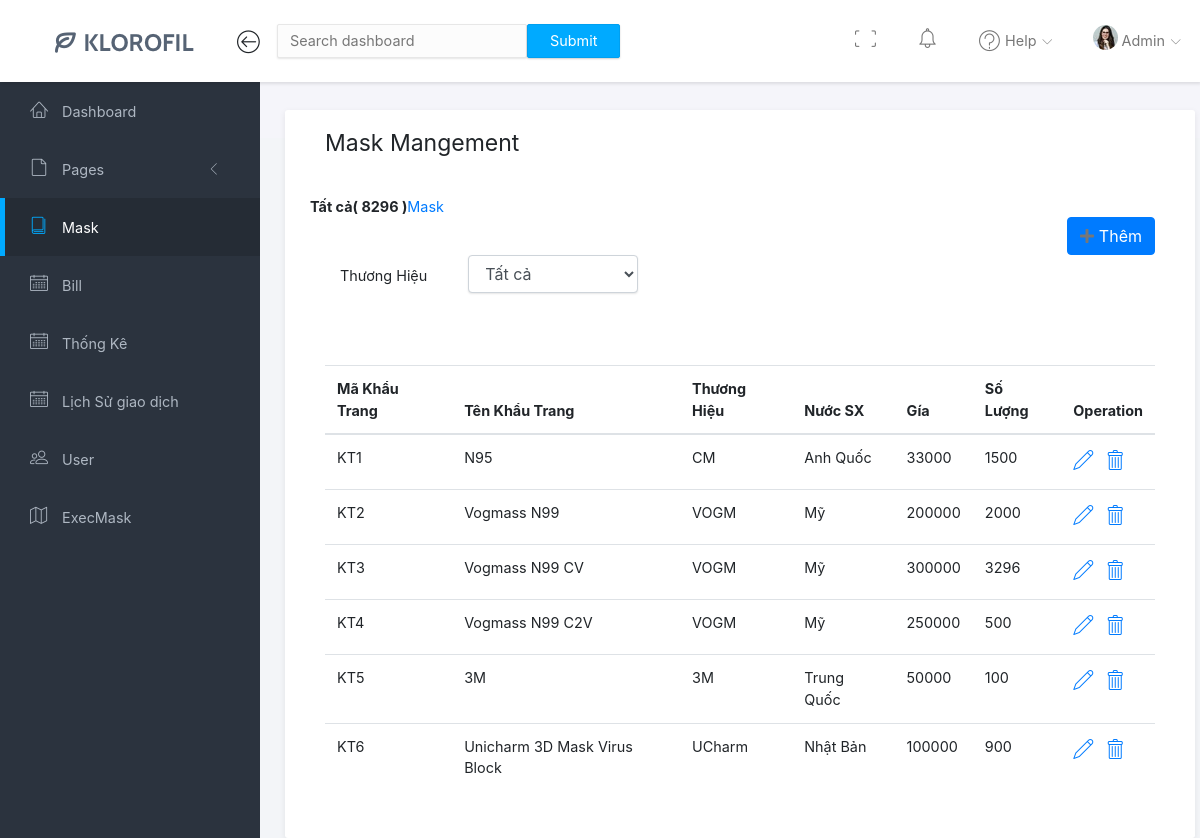
/Home/kt.php (signed in), run on the app's committed database.
### tables this page shows
CREATE TABLE `khautrang` (
  `KhauTrangID` varchar(10) NOT NULL,
  `TenKhauTrang` varchar(100) NOT NULL DEFAULT 'Chưa có tên',
  `HieuKhauTrangID` varchar(10) NOT NULL,
  `NUOCSX` varchar(255) DEFAULT NULL,
  `Gia` float NOT NULL DEFAULT 0,
  `SoLuong` int(11) NOT NULL DEFAULT 0
);

### Home/kt.php (the view, shortened to what this page needs)
<?php
include("navbar.php");
?>
    <?php
include("sidebar.php");
?>
 <?php
 function fill_kt(){
    global $conn;
    $sql="SELECT *FROM khautrang";
    $query=mysqli_query($conn,$sql);
 while($row=mysqli_fetch_array($query)){
    echo "<tr>";
    echo '<td>' . $row['KhauTrangID'] . '</td>';
    echo '<td>'. $row['TenKhauTrang'] . '</td>';
    echo '<td>'. $row['HieuKhauTrangID'] . '</td>';
    echo '<td >' . $row['NUOCSX'] . '</td>';
    echo '<td >' . $row['Gia'] . '</td>';
    echo '<td>' . $row['SoLuong'] . '</td>';
    echo '<td><b style="font-size:20px"><a href="EditUs.php?id=' . $row['KhauTrangID'] . ' "  ><i class="lnr lnr-pencil"></i></a></b>
            <b style="font-size:20px; margin-left:12%"><a  href="deleteUs.php?id=' . $row['KhauTrangID'] . '"   ><i class="lnr lnr-trash"></i></a></b></td>';
    echo "</tr> ";
};
 }
 ?>
        <div class="main">
            <div class="main-content">
                <div class="container-fluid">
                    <div class="panel">
                        <div class="panel-head">
                            <h3 class="home-page">
                                Mask Mangement
                            </h3>
                        </div>
                        <div class="panel-body">
                            <div class="row">
                                <div class="col">
                                <div class="TongQ">
                                    <b>Tất cả( <?php
                                                  global $conn;
                                                  $sql="SELECT SUM(SoLuong)from khautrang";
                                                  $mysql=mysqli_query($conn,$sql);
                                                  $sl=mysqli_fetch_array($mysql);
                                                 echo $sl[0];
                                              ?>   )</b><a href="">Mask</a>
                                </div>
                                <div class="col-7 d-flex justify-content-end align-items-center" style="margin-left:auto" >
                                    <button class="btn btn-primary " data-toggle="modal" data-target="#myModal" name="btnGui">
                                    <i class="fa fa-plus" aria-hidden="true"></i> Thêm
                                </div>
                                <div class="rowmask">
                                <div class="form-group row"  method="post">
                                      <label  class="col-sm-2 col-form-label">Thương Hiệu</label>
                                      <div class="hkt" >
                                         <select id="HieuKhauTrang1"  class="form-control" name="HieuKhauTrang1" method="post" >
                                              <option value="" >Tất cả</option>
                                          </select>
                                      </div>
                                </div>
                                <div class="form-group row"  method="post">
                                      <div class="table table-hover" id="khautrang" name="khautrang">
                                            <table   style='width:inherit; margin-top:50px'>
                                                <thead >
                                                    <tr>
                                                            <th >Mã Khẩu Trang</th>
                                                            <th>Tên Khẩu Trang</th>
                                                            <th>Thương Hiệu</th>
                                                            <th>Nước SX</th>
                                                            <th>Gía </th>
                                                            <th>Số Lượng</th>
                                                            <th>Operation</th>
                                                        </tr>
                                                    </thead>
                                                    <tbody id="kt" method="post">
                                                        <?php
                                                        fill_kt();
                                                        ?>
                                                    </tbody>
                                            </table>
                                        </div>
                                 </div>
                            </div>
                        </div>
                    </div>
                </div>
            </div>
            </body>
            </html>

### css/all.css (style rules this page uses)
.fa-plus:before { content: "\f067"; }

### css/style.css (style rules this page uses)
* { margin: 0px; padding: 0px; }
body { height: 100%; width: 100%; position: absolute; font-family: "Source Sans Pro", sans-serif; font-size: 0.9rem !important; color: #676a6d; line-height: 1.42857143; background-color: #F3F5F8 !important; }
.form-group { margin-bottom: 15px; width: 100%; display: inline-table; }
.form-control { border-radius: 2px; border-color: #eaeaea; background-color: #fcfcfc; box-shadow: 0px 1px 2px 0 rgba(0, 0, 0, 0.1); width: -webkit-fill-available; padding: 6px 12px; font-size: 14px; line-height: 1.42857143; color: #555; border: 1px solid #eaeaea; }
.container-fluid { display: flex; position: relative; padding-right: 15px; }
a { text-decoration: none; }
.main { height: auto; margin-top: 82px; width: calc(100% - 260px); right: 0; position: inherit; float: right; background-color: #f5f5fa; transition: 0.4s; }
.main-content { padding: 28px 10px; height: inherit; }
.main-content .container-fluid { padding-right: 15px; padding-left: 15px; margin-right: auto; margin-left: auto; height: -webkit-fill-available; }
.main .panel { background-color: #fff; margin-bottom: 30px; width: 100%; box-shadow: 0 2px 6px rgba(0, 0, 0, 0.08); border-radius: 3px; height: max-content; }
.panel .panel-head { padding: 20px 25px 20px 25px; }
.panel .home-page { margin-bottom: 8px; font-size: 23px; font-weight: normal; }
.panel-body { padding-top: 10px; padding-bottom: 15px; padding-left: 25px; padding-right: 25px; }
.row { margin-right: -15px; margin-left: -15px; display: flex; }
.row .col { width: 25%; padding-right: 15px; padding-left: 15px; }
.main .panel-body .rowmask { padding-left: 30px; }
.main .panel-body .rowmask label { line-height: 32px; }
.rowmask .hkt { width: 170px; margin-left: 5px; }
.container-fluid { position: absolute !important; }
#bodymain { background-color: none !important; }
.col-form-label { padding-top: 0px !important; }
.col-form-label { margin-top: 5px !important; }
.main-content h3 { padding-right: 15px; padding-left: 15px; margin-bottom: 30px; font-weight: 300; font-size: 24px; }

### data on the page
khautrang: KhauTrangID "KT1", TenKhauTrang "N95", HieuKhauTrangID "CM", NUOCSX "Anh Quốc", Gia "33000", SoLuong "1500"
khautrang: KhauTrangID "KT2", TenKhauTrang "Vogmass N99", HieuKhauTrangID "VOGM", NUOCSX "Mỹ", Gia "200000", SoLuong "2000"
khautrang: KhauTrangID "KT3", TenKhauTrang "Vogmass N99 CV", HieuKhauTrangID "VOGM", NUOCSX "Mỹ", Gia "300000", SoLuong "3296"
khautrang: KhauTrangID "KT4", TenKhauTrang "Vogmass N99 C2V", HieuKhauTrangID "VOGM", NUOCSX "Mỹ", Gia "250000", SoLuong "500"
khautrang: KhauTrangID "KT5", TenKhauTrang "3M", HieuKhauTrangID "3M", NUOCSX "Trung Quốc", Gia "50000", SoLuong "100"
khautrang: KhauTrangID "KT6", TenKhauTrang "Unicharm 3D Mask Virus Block", HieuKhauTrangID "UCharm", NUOCSX "Nhật Bản", Gia "100000", SoLuong "900"

### other printed values
$_SESSION['log_users'] "Admin"
$sl[0] "8296"
